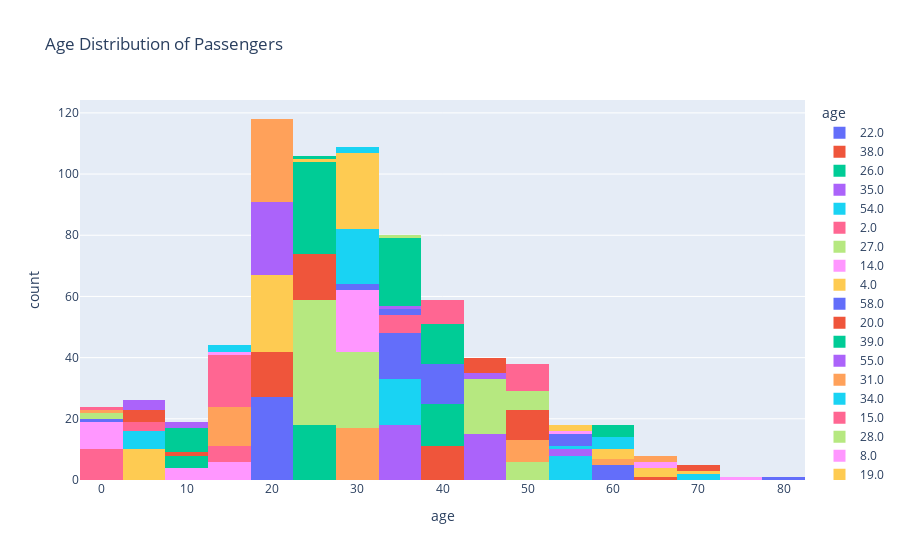

Notebook source saved alongside this figure:
### Code cell
fig = px.histogram(df, x="age", nbins=30, 
                   title="Age Distribution of Passengers",
                   color = "age")
fig.show()

### Figure 1 — Plotly figure (JSON) as saved in the notebook; plotly's stock layout.template omitted (floating-point values rounded to 4 significant figures)
{"data": [{"bingroup": "x", "hovertemplate": "age=%{x}<br>count=%{y}<extra></extra>", "legendgroup": "22.0", "marker": {"color": "#636efa", "pattern": {"shape": ""}}, "name": "22.0", "nbinsx": 30, "orientation": "v", "showlegend": true, "type": "histogram", "x": [22.0, 22.0, 22.0, 22.0, 22.0, 22.0, 22.0, 22.0, 22.0, 22.0, 22.0, 22.0, 22.0, 22.0, 22.0, 22.0, 22.0, 22.0, 22.0, 22.0, 22.0, 22.0, 22.0, 22.0, 22.0, 22.0, 22.0], "xaxis": "x", "yaxis": "y"}, {"bingroup": "x", "hovertemplate": "age=%{x}<br>count=%{y}<extra></extra>", "legendgroup": "38.0", "marker": {"color": "#EF553B", "pattern": {"shape": ""}}, "name": "38.0", "nbinsx": 30, "orientation": "v", "showlegend": true, "type": "histogram", "x": [38.0, 38.0, 38.0, 38.0, 38.0, 38.0, 38.0, 38.0, 38.0, 38.0, 38.0], "xaxis": "x", "yaxis": "y"}, {"bingroup": "x", "hovertemplate": "age=%{x}<br>count=%{y}<extra></extra>", "legendgroup": "26.0", "marker": {"color": "#00cc96", "pattern": {"shape": ""}}, "name": "26.0", "nbinsx": 30, "orientation": "v", "showlegend": true, "type": "histogram", "x": [26.0, 26.0, 26.0, 26.0, 26.0, 26.0, 26.0, 26.0, 26.0, 26.0, 26.0, 26.0, 26.0, 26.0, 26.0, 26.0, 26.0, 26.0], "xaxis": "x", "yaxis": "y"}, {"bingroup": "x", "hovertemplate": "age=%{x}<br>count=%{y}<extra></extra>", "legendgroup": "35.0", "marker": {"color": "#ab63fa", "pattern": {"shape": ""}}, "name": "35.0", "nbinsx": 30, "orientation": "v", "showlegend": true, "type": "histogram", "x": [35.0, 35.0, 35.0, 35.0, 35.0, 35.0, 35.0, 35.0, 35.0, 35.0, 35.0, 35.0, 35.0, 35.0, 35.0, 35.0, 35.0, 35.0], "xaxis": "x", "yaxis": "y"}, {"bingroup": "x", "hovertemplate": "age=%{x}<br>count=%{y}<extra></extra>", "legendgroup": "54.0", "marker": {"color": "#19d3f3", "pattern": {"shape": ""}}, "name": "54.0", "nbinsx": 30, "orientation": "v", "showlegend": true, "type": "histogram", "x": [54.0, 54.0, 54.0, 54.0, 54.0, 54.0, 54.0, 54.0], "xaxis": "x", "yaxis": "y"}, {"bingroup": "x", "hovertemplate": "age=%{x}<br>count=%{y}<extra></extra>", "legendgroup": "2.0", "marker": {"color": "#FF6692", "pattern": {"shape": ""}}, "name": "2.0", "nbinsx": 30, "orientation": "v", "showlegend": true, "type": "histogram", "x": [2.0, 2.0, 2.0, 2.0, 2.0, 2.0, 2.0, 2.0, 2.0, 2.0], "xaxis": "x", "yaxis": "y"}, {"bingroup": "x", "hovertemplate": "age=%{x}<br>count=%{y}<extra></extra>", "legendgroup": "27.0", "marker": {"color": "#B6E880", "pattern": {"shape": ""}}, "name": "27.0", "nbinsx": 30, "orientation": "v", "showlegend": true, "type": "histogram", "x": [27.0, 27.0, 27.0, 27.0, 27.0, 27.0, 27.0, 27.0, 27.0, 27.0, 27.0, 27.0, 27.0, 27.0, 27.0, 27.0, 27.0, 27.0], "xaxis": "x", "yaxis": "y"}, {"bingroup": "x", "hovertemplate": "age=%{x}<br>count=%{y}<extra></extra>", "legendgroup": "14.0", "marker": {"color": "#FF97FF", "pattern": {"shape": ""}}, "name": "14.0", "nbinsx": 30, "orientation": "v", "showlegend": true, "type": "histogram", "x": [14.0, 14.0, 14.0, 14.0, 14.0, 14.0], "xaxis": "x", "yaxis": "y"}, {"bingroup": "x", "hovertemplate": "age=%{x}<br>count=%{y}<extra></extra>", "legendgroup": "4.0", "marker": {"color": "#FECB52", "pattern": {"shape": ""}}, "name": "4.0", "nbinsx": 30, "orientation": "v", "showlegend": true, "type": "histogram", "x": [4.0, 4.0, 4.0, 4.0, 4.0, 4.0, 4.0, 4.0, 4.0, 4.0], "xaxis": "x", "yaxis": "y"}, {"bingroup": "x", "hovertemplate": "age=%{x}<br>count=%{y}<extra></extra>", "legendgroup": "58.0", "marker": {"color": "#636efa", "pattern": {"shape": ""}}, "name": "58.0", "nbinsx": 30, "orientation": "v", "showlegend": true, "type": "histogram", "x": [58.0, 58.0, 58.0, 58.0, 58.0], "xaxis": "x", "yaxis": "y"}, {"bingroup": "x", "hovertemplate": "age=%{x}<br>count=%{y}<extra></extra>", "legendgroup": "20.0", "marker": {"color": "#EF553B", "pattern": {"shape": ""}}, "name": "20.0", "nbinsx": 30, "orientation": "v", "showlegend": true, "type": "histogram", "x": [20.0, 20.0, 20.0, 20.0, 20.0, 20.0, 20.0, 20.0, 20.0, 20.0, 20.0, 20.0, 20.0, 20.0, 20.0], "xaxis": "x", "yaxis": "y"}, {"bingroup": "x", "hovertemplate": "age=%{x}<br>count=%{y}<extra></extra>", "legendgroup": "39.0", "marker": {"color": "#00cc96", "pattern": {"shape": ""}}, "name": "39.0", "nbinsx": 30, "orientation": "v", "showlegend": true, "type": "histogram", "x": [39.0, 39.0, 39.0, 39.0, 39.0, 39.0, 39.0, 39.0, 39.0, 39.0, 39.0, 39.0, 39.0, 39.0], "xaxis": "x", "yaxis": "y"}, {"bingroup": "x", "hovertemplate": "age=%{x}<br>count=%{y}<extra></extra>", "legendgroup": "55.0", "marker": {"color": "#ab63fa", "pattern": {"shape": ""}}, "name": "55.0", "nbinsx": 30, "orientation": "v", "showlegend": true, "type": "histogram", "x": [55.0, 55.0], "xaxis": "x", "yaxis": "y"}, {"bingroup": "x", "hovertemplate": "age=%{x}<br>count=%{y}<extra></extra>", "legendgroup": "31.0", "marker": {"color": "#FFA15A", "pattern": {"shape": ""}}, "name": "31.0", "nbinsx": 30, "orientation": "v", "showlegend": true, "type": "histogram", "x": [31.0, 31.0, 31.0, 31.0, 31.0, 31.0, 31.0, 31.0, 31.0, 31.0, 31.0, 31.0, 31.0, 31.0, 31.0, 31.0, 31.0], "xaxis": "x", "yaxis": "y"}, {"bingroup": "x", "hovertemplate": "age=%{x}<br>count=%{y}<extra></extra>", "legendgroup": "34.0", "marker": {"color": "#19d3f3", "pattern": {"shape": ""}}, "name": "34.0", "nbinsx": 30, "orientation": "v", "showlegend": true, "type": "histogram", "x": [34.0, 34.0, 34.0, 34.0, 34.0, 34.0, 34.0, 34.0, 34.0, 34.0, 34.0, 34.0, 34.0, 34.0, 34.0], "xaxis": "x", "yaxis": "y"}, {"bingroup": "x", "hovertemplate": "age=%{x}<br>count=%{y}<extra></extra>", "legendgroup": "15.0", "marker": {"color": "#FF6692", "pattern": {"shape": ""}}, "name": "15.0", "nbinsx": 30, "orientation": "v", "showlegend": true, "type": "histogram", "x": [15.0, 15.0, 15.0, 15.0, 15.0], "xaxis": "x", "yaxis": "y"}, {"bingroup": "x", "hovertemplate": "age=%{x}<br>count=%{y}<extra></extra>", "legendgroup": "28.0", "marker": {"color": "#B6E880", "pattern": {"shape": ""}}, "name": "28.0", "nbinsx": 30, "orientation": "v", "showlegend": true, "type": "histogram", "x": [28.0, 28.0, 28.0, 28.0, 28.0, 28.0, 28.0, 28.0, 28.0, 28.0, 28.0, 28.0, 28.0, 28.0, 28.0, 28.0, 28.0, 28.0, 28.0, 28.0, 28.0, 28.0, 28.0, 28.0, 28.0], "xaxis": "x", "yaxis": "y"}, {"bingroup": "x", "hovertemplate": "age=%{x}<br>count=%{y}<extra></extra>", "legendgroup": "8.0", "marker": {"color": "#FF97FF", "pattern": {"shape": ""}}, "name": "8.0", "nbinsx": 30, "orientation": "v", "showlegend": true, "type": "histogram", "x": [8.0, 8.0, 8.0, 8.0], "xaxis": "x", "yaxis": "y"}, {"bingroup": "x", "hovertemplate": "age=%{x}<br>count=%{y}<extra></extra>", "legendgroup": "19.0", "marker": {"color": "#FECB52", "pattern": {"shape": ""}}, "name": "19.0", "nbinsx": 30, "orientation": "v", "showlegend": true, "type": "histogram", "x": [19.0, 19.0, 19.0, 19.0, 19.0, 19.0, 19.0, 19.0, 19.0, 19.0, 19.0, 19.0, 19.0, 19.0, 19.0, 19.0, 19.0, 19.0, 19.0, 19.0, 19.0, 19.0, 19.0, 19.0, 19.0], "xaxis": "x", "yaxis": "y"}, {"bingroup": "x", "hovertemplate": "age=%{x}<br>count=%{y}<extra></extra>", "legendgroup": "40.0", "marker": {"color": "#636efa", "pattern": {"shape": ""}}, "name": "40.0", "nbinsx": 30, "orientation": "v", "showlegend": true, "type": "histogram", "x": [40.0, 40.0, 40.0, 40.0, 40.0, 40.0, 40.0, 40.0, 40.0, 40.0, 40.0, 40.0, 40.0], "xaxis": "x", "yaxis": "y"}, {"bingroup": "x", "hovertemplate": "age=%{x}<br>count=%{y}<extra></extra>", "legendgroup": "66.0", "marker": {"color": "#EF553B", "pattern": {"shape": ""}}, "name": "66.0", "nbinsx": 30, "orientation": "v", "showlegend": true, "type": "histogram", "x": [66.0], "xaxis": "x", "yaxis": "y"}, {"bingroup": "x", "hovertemplate": "age=%{x}<br>count=%{y}<extra></extra>", "legendgroup": "42.0", "marker": {"color": "#00cc96", "pattern": {"shape": ""}}, "name": "42.0", "nbinsx": 30, "orientation": "v", "showlegend": true, "type": "histogram", "x": [42.0, 42.0, 42.0, 42.0, 42.0, 42.0, 42.0, 42.0, 42.0, 42.0, 42.0, 42.0, 42.0], "xaxis": "x", "yaxis": "y"}, {"bingroup": "x", "hovertemplate": "age=%{x}<br>count=%{y}<extra></extra>", "legendgroup": "21.0", "marker": {"color": "#ab63fa", "pattern": {"shape": ""}}, "name": "21.0", "nbinsx": 30, "orientation": "v", "showlegend": true, "type": "histogram", "x": [21.0, 21.0, 21.0, 21.0, 21.0, 21.0, 21.0, 21.0, 21.0, 21.0, 21.0, 21.0, 21.0, 21.0, 21.0, 21.0, 21.0, 21.0, 21.0, 21.0, 21.0, 21.0, 21.0, 21.0], "xaxis": "x", "yaxis": "y"}, {"bingroup": "x", "hovertemplate": "age=%{x}<br>count=%{y}<extra></extra>", "legendgroup": "18.0", "marker": {"color": "#FFA15A", "pattern": {"shape": ""}}, "name": "18.0", "nbinsx": 30, "orientation": "v", "showlegend": true, "type": "histogram", "x": [18.0, 18.0, 18.0, 18.0, 18.0, 18.0, 18.0, 18.0, 18.0, 18.0, 18.0, 18.0, 18.0, 18.0, 18.0, 18.0, 18.0, 18.0, 18.0, 18.0, 18.0, 18.0, 18.0, 18.0, 18.0, 18.0], "xaxis": "x", "yaxis": "y"}, {"bingroup": "x", "hovertemplate": "age=%{x}<br>count=%{y}<extra></extra>", "legendgroup": "3.0", "marker": {"color": "#19d3f3", "pattern": {"shape": ""}}, "name": "3.0", "nbinsx": 30, "orientation": "v", "showlegend": true, "type": "histogram", "x": [3.0, 3.0, 3.0, 3.0, 3.0, 3.0], "xaxis": "x", "yaxis": "y"}, {"bingroup": "x", "hovertemplate": "age=%{x}<br>count=%{y}<extra></extra>", "legendgroup": "7.0", "marker": {"color": "#FF6692", "pattern": {"shape": ""}}, "name": "7.0", "nbinsx": 30, "orientation": "v", "showlegend": true, "type": "histogram", "x": [7.0, 7.0, 7.0], "xaxis": "x", "yaxis": "y"}, {"bingroup": "x", "hovertemplate": "age=%{x}<br>count=%{y}<extra></extra>", "legendgroup": "49.0", "marker": {"color": "#B6E880", "pattern": {"shape": ""}}, "name": "49.0", "nbinsx": 30, "orientation": "v", "showlegend": true, "type": "histogram", "x": [49.0, 49.0, 49.0, 49.0, 49.0, 49.0], "xaxis": "x", "yaxis": "y"}, {"bingroup": "x", "hovertemplate": "age=%{x}<br>count=%{y}<extra></extra>", "legendgroup": "29.0", "marker": {"color": "#FF97FF", "pattern": {"shape": ""}}, "name": "29.0", "nbinsx": 30, "orientation": "v", "showlegend": true, "type": "histogram", "x": [29.0, 29.0, 29.0, 29.0, 29.0, 29.0, 29.0, 29.0, 29.0, 29.0, 29.0, 29.0, 29.0, 29.0, 29.0, 29.0, 29.0, 29.0, 29.0, 29.0], "xaxis": "x", "yaxis": "y"}, {"bingroup": "x", "hovertemplate": "age=%{x}<br>count=%{y}<extra></extra>", "legendgroup": "65.0", "marker": {"color": "#FECB52", "pattern": {"shape": ""}}, "name": "65.0", "nbinsx": 30, "orientation": "v", "showlegend": true, "type": "histogram", "x": [65.0, 65.0, 65.0], "xaxis": "x", "yaxis": "y"}, {"bingroup": "x", "hovertemplate": "age=%{x}<br>count=%{y}<extra></extra>", "legendgroup": "28.5", "marker": {"color": "#636efa", "pattern": {"shape": ""}}, "name": "28.5", "nbinsx": 30, "orientation": "v", "showlegend": true, "type": "histogram", "x": [28.5, 28.5], "xaxis": "x", "yaxis": "y"}, {"bingroup": "x", "hovertemplate": "age=%{x}<br>count=%{y}<extra></extra>", "legendgroup": "5.0", "marker": {"color": "#EF553B", "pattern": {"shape": ""}}, "name": "5.0", "nbinsx": 30, "orientation": "v", "showlegend": true, "type": "histogram", "x": [5.0, 5.0, 5.0, 5.0], "xaxis": "x", "yaxis": "y"}, {"bingroup": "x", "hovertemplate": "age=%{x}<br>count=%{y}<extra></extra>", "legendgroup": "11.0", "marker": {"color": "#00cc96", "pattern": {"shape": ""}}, "name": "11.0", "nbinsx": 30, "orientation": "v", "showlegend": true, "type": "histogram", "x": [11.0, 11.0, 11.0, 11.0], "xaxis": "x", "yaxis": "y"}, {"bingroup": "x", "hovertemplate": "age=%{x}<br>count=%{y}<extra></extra>", "legendgroup": "45.0", "marker": {"color": "#ab63fa", "pattern": {"shape": ""}}, "name": "45.0", "nbinsx": 30, "orientation": "v", "showlegend": true, "type": "histogram", "x": [45.0, 45.0, 45.0, 45.0, 45.0, 45.0, 45.0, 45.0, 45.0, 45.0, 45.0, 45.0], "xaxis": "x", "yaxis": "y"}, {"bingroup": "x", "hovertemplate": "age=%{x}<br>count=%{y}<extra></extra>", "legendgroup": "17.0", "marker": {"color": "#FFA15A", "pattern": {"shape": ""}}, "name": "17.0", "nbinsx": 30, "orientation": "v", "showlegend": true, "type": "histogram", "x": [17.0, 17.0, 17.0, 17.0, 17.0, 17.0, 17.0, 17.0, 17.0, 17.0, 17.0, 17.0, 17.0], "xaxis": "x", "yaxis": "y"}, {"bingroup": "x", "hovertemplate": "age=%{x}<br>count=%{y}<extra></extra>", "legendgroup": "32.0", "marker": {"color": "#19d3f3", "pattern": {"shape": ""}}, "name": "32.0", "nbinsx": 30, "orientation": "v", "showlegend": true, "type": "histogram", "x": [32.0, 32.0, 32.0, 32.0, 32.0, 32.0, 32.0, 32.0, 32.0, 32.0, 32.0, 32.0, 32.0, 32.0, 32.0, 32.0, 32.0, 32.0], "xaxis": "x", "yaxis": "y"}, {"bingroup": "x", "hovertemplate": "age=%{x}<br>count=%{y}<extra></extra>", "legendgroup": "16.0", "marker": {"color": "#FF6692", "pattern": {"shape": ""}}, "name": "16.0", "nbinsx": 30, "orientation": "v", "showlegend": true, "type": "histogram", "x": [16.0, 16.0, 16.0, 16.0, 16.0, 16.0, 16.0, 16.0, 16.0, 16.0, 16.0, 16.0, 16.0, 16.0, 16.0, 16.0, 16.0], "xaxis": "x", "yaxis": "y"}, {"bingroup": "x", "hovertemplate": "age=%{x}<br>count=%{y}<extra></extra>", "legendgroup": "25.0", "marker": {"color": "#B6E880", "pattern": {"shape": ""}}, "name": "25.0", "nbinsx": 30, "orientation": "v", "showlegend": true, "type": "histogram", "x": [25.0, 25.0, 25.0, 25.0, 25.0, 25.0, 25.0, 25.0, 25.0, 25.0, 25.0, 25.0, 25.0, 25.0, 25.0, 25.0, 25.0, 25.0, 25.0, 25.0, 25.0, 25.0, 25.0], "xaxis": "x", "yaxis": "y"}, {"bingroup": "x", "hovertemplate": "age=%{x}<br>count=%{y}<extra></extra>", "legendgroup": "0.83", "marker": {"color": "#FF97FF", "pattern": {"shape": ""}}, "name": "0.83", "nbinsx": 30, "orientation": "v", "showlegend": true, "type": "histogram", "x": [0.83, 0.83], "xaxis": "x", "yaxis": "y"}, {"bingroup": "x", "hovertemplate": "age=%{x}<br>count=%{y}<extra></extra>", "legendgroup": "30.0", "marker": {"color": "#FECB52", "pattern": {"shape": ""}}, "name": "30.0", "nbinsx": 30, "orientation": "v", "showlegend": true, "type": "histogram", "x": [30.0, 30.0, 30.0, 30.0, 30.0, 30.0, 30.0, 30.0, 30.0, 30.0, 30.0, 30.0, 30.0, 30.0, 30.0, 30.0, 30.0, 30.0, 30.0, 30.0, 30.0, 30.0, 30.0, 30.0, 30.0], "xaxis": "x", "yaxis": "y"}, {"bingroup": "x", "hovertemplate": "age=%{x}<br>count=%{y}<extra></extra>", "legendgroup": "33.0", "marker": {"color": "#636efa", "pattern": {"shape": ""}}, "name": "33.0", "nbinsx": 30, "orientation": "v", "showlegend": true, "type": "histogram", "x": [33.0, 33.0, 33.0, 33.0, 33.0, 33.0, 33.0, 33.0, 33.0, 33.0, 33.0, 33.0, 33.0, 33.0, 33.0], "xaxis": "x", "yaxis": "y"}, {"bingroup": "x", "hovertemplate": "age=%{x}<br>count=%{y}<extra></extra>", "legendgroup": "23.0", "marker": {"color": "#EF553B", "pattern": {"shape": ""}}, "name": "23.0", "nbinsx": 30, "orientation": "v", "showlegend": true, "type": "histogram", "x": [23.0, 23.0, 23.0, 23.0, 23.0, 23.0, 23.0, 23.0, 23.0, 23.0, 23.0, 23.0, 23.0, 23.0, 23.0], "xaxis": "x", "yaxis": "y"}, {"bingroup": "x", "hovertemplate": "age=%{x}<br>count=%{y}<extra></extra>", "legendgroup": "24.0", "marker": {"color": "#00cc96", "pattern": {"shape": ""}}, "name": "24.0", "nbinsx": 30, "orientation": "v", "showlegend": true, "type": "histogram", "x": [24.0, 24.0, 24.0, 24.0, 24.0, 24.0, 24.0, 24.0, 24.0, 24.0, 24.0, 24.0, 24.0, 24.0, 24.0, 24.0, 24.0, 24.0, 24.0, 24.0, 24.0, 24.0, 24.0, 24.0, 24.0, 24.0, 24.0, 24.0, 24.0, 24.0], "xaxis": "x", "yaxis": "y"}, {"bingroup": "x", "hovertemplate": "age=%{x}<br>count=%{y}<extra></extra>", "legendgroup": "46.0", "marker": {"color": "#ab63fa", "pattern": {"shape": ""}}, "name": "46.0", "nbinsx": 30, "orientation": "v", "showlegend": true, "type": "histogram", "x": [46.0, 46.0, 46.0], "xaxis": "x", "yaxis": "y"}, {"bingroup": "x", "hovertemplate": "age=%{x}<br>count=%{y}<extra></extra>", "legendgroup": "59.0", "marker": {"color": "#FFA15A", "pattern": {"shape": ""}}, "name": "59.0", "nbinsx": 30, "orientation": "v", "showlegend": true, "type": "histogram", "x": [59.0, 59.0], "xaxis": "x", "yaxis": "y"}, {"bingroup": "x", "hovertemplate": "age=%{x}<br>count=%{y}<extra></extra>", "legendgroup": "71.0", "marker": {"color": "#19d3f3", "pattern": {"shape": ""}}, "name": "71.0", "nbinsx": 30, "orientation": "v", "showlegend": true, "type": "histogram", "x": [71.0, 71.0], "xaxis": "x", "yaxis": "y"}, {"bingroup": "x", "hovertemplate": "age=%{x}<br>count=%{y}<extra></extra>", "legendgroup": "37.0", "marker": {"color": "#FF6692", "pattern": {"shape": ""}}, "name": "37.0", "nbinsx": 30, "orientation": "v", "showlegend": true, "type": "histogram", "x": [37.0, 37.0, 37.0, 37.0, 37.0, 37.0], "xaxis": "x", "yaxis": "y"}, {"bingroup": "x", "hovertemplate": "age=%{x}<br>count=%{y}<extra></extra>", "legendgroup": "47.0", "marker": {"color": "#B6E880", "pattern": {"shape": ""}}, "name": "47.0", "nbinsx": 30, "orientation": "v", "showlegend": true, "type": "histogram", "x": [47.0, 47.0, 47.0, 47.0, 47.0, 47.0, 47.0, 47.0, 47.0], "xaxis": "x", "yaxis": "y"}, {"bingroup": "x", "hovertemplate": "age=%{x}<br>count=%{y}<extra></extra>", "legendgroup": "14.5", "marker": {"color": "#FF97FF", "pattern": {"shape": ""}}, "name": "14.5", "nbinsx": 30, "orientation": "v", "showlegend": true, "type": "histogram", "x": [14.5], "xaxis": "x", "yaxis": "y"}, {"bingroup": "x", "hovertemplate": "age=%{x}<br>count=%{y}<extra></extra>", "legendgroup": "70.5", "marker": {"color": "#FECB52", "pattern": {"shape": ""}}, "name": "70.5", "nbinsx": 30, "orientation": "v", "showlegend": true, "type": "histogram", "x": [70.5], "xaxis": "x", "yaxis": "y"}, {"bingroup": "x", "hovertemplate": "age=%{x}<br>count=%{y}<extra></extra>", "legendgroup": "32.5", "marker": {"color": "#636efa", "pattern": {"shape": ""}}, "name": "32.5", "nbinsx": 30, "orientation": "v", "showlegend": true, "type": "histogram", "x": [32.5, 32.5], "xaxis": "x", "yaxis": "y"}, {"bingroup": "x", "hovertemplate": "age=%{x}<br>count=%{y}<extra></extra>", "legendgroup": "12.0", "marker": {"color": "#EF553B", "pattern": {"shape": ""}}, "name": "12.0", "nbinsx": 30, "orientation": "v", "showlegend": true, "type": "histogram", "x": [12.0], "xaxis": "x", "yaxis": "y"}, {"bingroup": "x", "hovertemplate": "age=%{x}<br>count=%{y}<extra></extra>", "legendgroup": "9.0", "marker": {"color": "#00cc96", "pattern": {"shape": ""}}, "name": "9.0", "nbinsx": 30, "orientation": "v", "showlegend": true, "type": "histogram", "x": [9.0, 9.0, 9.0, 9.0, 9.0, 9.0, 9.0, 9.0], "xaxis": "x", "yaxis": "y"}, {"bingroup": "x", "hovertemplate": "age=%{x}<br>count=%{y}<extra></extra>", "legendgroup": "36.5", "marker": {"color": "#ab63fa", "pattern": {"shape": ""}}, "name": "36.5", "nbinsx": 30, "orientation": "v", "showlegend": true, "type": "histogram", "x": [36.5], "xaxis": "x", "yaxis": "y"}, {"bingroup": "x", "hovertemplate": "age=%{x}<br>count=%{y}<extra></extra>", "legendgroup": "51.0", "marker": {"color": "#FFA15A", "pattern": {"shape": ""}}, "name": "51.0", "nbinsx": 30, "orientation": "v", "showlegend": true, "type": "histogram", "x": [51.0, 51.0, 51.0, 51.0, 51.0, 51.0, 51.0], "xaxis": "x", "yaxis": "y"}, {"bingroup": "x", "hovertemplate": "age=%{x}<br>count=%{y}<extra></extra>", "legendgroup": "55.5", "marker": {"color": "#19d3f3", "pattern": {"shape": ""}}, "name": "55.5", "nbinsx": 30, "orientation": "v", "showlegend": true, "type": "histogram", "x": [55.5], "xaxis": "x", "yaxis": "y"}, {"bingroup": "x", "hovertemplate": "age=%{x}<br>count=%{y}<extra></extra>", "legendgroup": "40.5", "marker": {"color": "#FF6692", "pattern": {"shape": ""}}, "name": "40.5", "nbinsx": 30, "orientation": "v", "showlegend": true, "type": "histogram", "x": [40.5, 40.5], "xaxis": "x", "yaxis": "y"}, {"bingroup": "x", "hovertemplate": "age=%{x}<br>count=%{y}<extra></extra>", "legendgroup": "44.0", "marker": {"color": "#B6E880", "pattern": {"shape": ""}}, "name": "44.0", "nbinsx": 30, "orientation": "v", "showlegend": true, "type": "histogram", "x": [44.0, 44.0, 44.0, 44.0, 44.0, 44.0, 44.0, 44.0, 44.0], "xaxis": "x", "yaxis": "y"}, {"bingroup": "x", "hovertemplate": "age=%{x}<br>count=%{y}<extra></extra>", "legendgroup": "1.0", "marker": {"color": "#FF97FF", "pattern": {"shape": ""}}, "name": "1.0", "nbinsx": 30, "orientation": "v", "showlegend": true, "type": "histogram", "x": [1.0, 1.0, 1.0, 1.0, 1.0, 1.0, 1.0], "xaxis": "x", "yaxis": "y"}, {"bingroup": "x", "hovertemplate": "age=%{x}<br>count=%{y}<extra></extra>", "legendgroup": "61.0", "marker": {"color": "#FECB52", "pattern": {"shape": ""}}, "name": "61.0", "nbinsx": 30, "orientation": "v", "showlegend": true, "type": "histogram", "x": [61.0, 61.0, 61.0], "xaxis": "x", "yaxis": "y"}, {"bingroup": "x", "hovertemplate": "age=%{x}<br>count=%{y}<extra></extra>", "legendgroup": "56.0", "marker": {"color": "#636efa", "pattern": {"shape": ""}}, "name": "56.0", "nbinsx": 30, "orientation": "v", "showlegend": true, "type": "histogram", "x": [56.0, 56.0, 56.0, 56.0], "xaxis": "x", "yaxis": "y"}, {"bingroup": "x", "hovertemplate": "age=%{x}<br>count=%{y}<extra></extra>", "legendgroup": "50.0", "marker": {"color": "#EF553B", "pattern": {"shape": ""}}, "name": "50.0", "nbinsx": 30, "orientation": "v", "showlegend": true, "type": "histogram", "x": [50.0, 50.0, 50.0, 50.0, 50.0, 50.0, 50.0, 50.0, 50.0, 50.0], "xaxis": "x", "yaxis": "y"}, {"bingroup": "x", "hovertemplate": "age=%{x}<br>count=%{y}<extra></extra>", "legendgroup": "36.0", "marker": {"color": "#00cc96", "pattern": {"shape": ""}}, "name": "36.0", "nbinsx": 30, "orientation": "v", "showlegend": true, "type": "histogram", "x": [36.0, 36.0, 36.0, 36.0, 36.0, 36.0, 36.0, 36.0, 36.0, 36.0, 36.0, 36.0, 36.0, 36.0, 36.0, 36.0, 36.0, 36.0, 36.0, 36.0, 36.0, 36.0], "xaxis": "x", "yaxis": "y"}, {"bingroup": "x", "hovertemplate": "age=%{x}<br>count=%{y}<extra></extra>", "legendgroup": "45.5", "marker": {"color": "#ab63fa", "pattern": {"shape": ""}}, "name": "45.5", "nbinsx": 30, "orientation": "v", "showlegend": true, "type": "histogram", "x": [45.5, 45.5], "xaxis": "x", "yaxis": "y"}, {"bingroup": "x", "hovertemplate": "age=%{x}<br>count=%{y}<extra></extra>", "legendgroup": "20.5", "marker": {"color": "#FFA15A", "pattern": {"shape": ""}}, "name": "20.5", "nbinsx": 30, "orientation": "v", "showlegend": true, "type": "histogram", "x": [20.5], "xaxis": "x", "yaxis": "y"}, {"bingroup": "x", "hovertemplate": "age=%{x}<br>count=%{y}<extra></extra>", "legendgroup": "62.0", "marker": {"color": "#19d3f3", "pattern": {"shape": ""}}, "name": "62.0", "nbinsx": 30, "orientation": "v", "showlegend": true, "type": "histogram", "x": [62.0, 62.0, 62.0, 62.0], "xaxis": "x", "yaxis": "y"}, {"bingroup": "x", "hovertemplate": "age=%{x}<br>count=%{y}<extra></extra>", "legendgroup": "41.0", "marker": {"color": "#FF6692", "pattern": {"shape": ""}}, "name": "41.0", "nbinsx": 30, "orientation": "v", "showlegend": true, "type": "histogram", "x": [41.0, 41.0, 41.0, 41.0, 41.0, 41.0], "xaxis": "x", "yaxis": "y"}, {"bingroup": "x", "hovertemplate": "age=%{x}<br>count=%{y}<extra></extra>", "legendgroup": "52.0", "marker": {"color": "#B6E880", "pattern": {"shape": ""}}, "name": "52.0", "nbinsx": 30, "orientation": "v", "showlegend": true, "type": "histogram", "x": [52.0, 52.0, 52.0, 52.0, 52.0, 52.0], "xaxis": "x", "yaxis": "y"}, {"bingroup": "x", "hovertemplate": "age=%{x}<br>count=%{y}<extra></extra>", "legendgroup": "63.0", "marker": {"color": "#FF97FF", "pattern": {"shape": ""}}, "name": "63.0", "nbinsx": 30, "orientation": "v", "showlegend": true, "type": "histogram", "x": [63.0, 63.0], "xaxis": "x", "yaxis": "y"}, {"bingroup": "x", "hovertemplate": "age=%{x}<br>count=%{y}<extra></extra>", "legendgroup": "23.5", "marker": {"color": "#FECB52", "pattern": {"shape": ""}}, "name": "23.5", "nbinsx": 30, "orientation": "v", "showlegend": true, "type": "histogram", "x": [23.5], "xaxis": "x", "yaxis": "y"}, {"bingroup": "x", "hovertemplate": "age=%{x}<br>count=%{y}<extra></extra>", "legendgroup": "0.92", "marker": {"color": "#636efa", "pattern": {"shape": ""}}, "name": "0.92", "nbinsx": 30, "orientation": "v", "showlegend": true, "type": "histogram", "x": [0.92], "xaxis": "x", "yaxis": "y"}, {"bingroup": "x", "hovertemplate": "age=%{x}<br>count=%{y}<extra></extra>", "legendgroup": "43.0", "marker": {"color": "#EF553B", "pattern": {"shape": ""}}, "name": "43.0", "nbinsx": 30, "orientation": "v", "showlegend": true, "type": "histogram", "x": [43.0, 43.0, 43.0, 43.0, 43.0], "xaxis": "x", "yaxis": "y"}, {"bingroup": "x", "hovertemplate": "age=%{x}<br>count=%{y}<extra></extra>", "legendgroup": "60.0", "marker": {"color": "#00cc96", "pattern": {"shape": ""}}, "name": "60.0", "nbinsx": 30, "orientation": "v", "showlegend": true, "type": "histogram", "x": [60.0, 60.0, 60.0, 60.0], "xaxis": "x", "yaxis": "y"}, {"bingroup": "x", "hovertemplate": "age=%{x}<br>count=%{y}<extra></extra>", "legendgroup": "10.0", "marker": {"color": "#ab63fa", "pattern": {"shape": ""}}, "name": "10.0", "nbinsx": 30, "orientation": "v", "showlegend": true, "type": "histogram", "x": [10.0, 10.0], "xaxis": "x", "yaxis": "y"}, {"bingroup": "x", "hovertemplate": "age=%{x}<br>count=%{y}<extra></extra>", "legendgroup": "64.0", "marker": {"color": "#FFA15A", "pattern": {"shape": ""}}, "name": "64.0", "nbinsx": 30, "orientation": "v", "showlegend": true, "type": "histogram", "x": [64.0, 64.0], "xaxis": "x", "yaxis": "y"}, {"bingroup": "x", "hovertemplate": "age=%{x}<br>count=%{y}<extra></extra>", "legendgroup": "13.0", "marker": {"color": "#19d3f3", "pattern": {"shape": ""}}, "name": "13.0", "nbinsx": 30, "orientation": "v", "showlegend": true, "type": "histogram", "x": [13.0, 13.0], "xaxis": "x", "yaxis": "y"}, {"bingroup": "x", "hovertemplate": "age=%{x}<br>count=%{y}<extra></extra>", "legendgroup": "48.0", "marker": {"color": "#FF6692", "pattern": {"shape": ""}}, "name": "48.0", "nbinsx": 30, "orientation": "v", "showlegend": true, "type": "histogram", "x": [48.0, 48.0, 48.0, 48.0, 48.0, 48.0, 48.0, 48.0, 48.0], "xaxis": "x", "yaxis": "y"}, {"bingroup": "x", "hovertemplate": "age=%{x}<br>count=%{y}<extra></extra>", "legendgroup": "0.75", "marker": {"color": "#B6E880", "pattern": {"shape": ""}}, "name": "0.75", "nbinsx": 30, "orientation": "v", "showlegend": true, "type": "histogram", "x": [0.75, 0.75], "xaxis": "x", "yaxis": "y"}, {"bingroup": "x", "hovertemplate": "age=%{x}<br>count=%{y}<extra></extra>", "legendgroup": "53.0", "marker": {"color": "#FF97FF", "pattern": {"shape": ""}}, "name": "53.0", "nbinsx": 30, "orientation": "v", "showlegend": true, "type": "histogram", "x": [53.0], "xaxis": "x", "yaxis": "y"}, {"bingroup": "x", "hovertemplate": "age=%{x}<br>count=%{y}<extra></extra>", "legendgroup": "57.0", "marker": {"color": "#FECB52", "pattern": {"shape": ""}}, "name": "57.0", "nbinsx": 30, "orientation": "v", "showlegend": true, "type": "histogram", "x": [57.0, 57.0], "xaxis": "x", "yaxis": "y"}, {"bingroup": "x", "hovertemplate": "age=%{x}<br>count=%{y}<extra></extra>", "legendgroup": "80.0", "marker": {"color": "#636efa", "pattern": {"shape": ""}}, "name": "80.0", "nbinsx": 30, "orientation": "v", "showlegend": true, "type": "histogram", "x": [80.0], "xaxis": "x", "yaxis": "y"}, {"bingroup": "x", "hovertemplate": "age=%{x}<br>count=%{y}<extra></extra>", "legendgroup": "70.0", "marker": {"color": "#EF553B", "pattern": {"shape": ""}}, "name": "70.0", "nbinsx": 30, "orientation": "v", "showlegend": true, "type": "histogram", "x": [70.0, 70.0], "xaxis": "x", "yaxis": "y"}, {"bingroup": "x", "hovertemplate": "age=%{x}<br>count=%{y}<extra></extra>", "legendgroup": "24.5", "marker": {"color": "#00cc96", "pattern": {"shape": ""}}, "name": "24.5", "nbinsx": 30, "orientation": "v", "showlegend": true, "type": "histogram", "x": [24.5], "xaxis": "x", "yaxis": "y"}, {"bingroup": "x", "hovertemplate": "age=%{x}<br>count=%{y}<extra></extra>", "legendgroup": "6.0", "marker": {"color": "#ab63fa", "pattern": {"shape": ""}}, "name": "6.0", "nbinsx": 30, "orientation": "v", "showlegend": true, "type": "histogram", "x": [6.0, 6.0, 6.0], "xaxis": "x", "yaxis": "y"}, {"bingroup": "x", "hovertemplate": "age=%{x}<br>count=%{y}<extra></extra>", "legendgroup": "0.67", "marker": {"color": "#FFA15A", "pattern": {"shape": ""}}, "name": "0.67", "nbinsx": 30, "orientation": "v", "showlegend": true, "type": "histogram", "x": [0.67], "xaxis": "x", "yaxis": "y"}, {"bingroup": "x", "hovertemplate": "age=%{x}<br>count=%{y}<extra></extra>", "legendgroup": "30.5", "marker": {"color": "#19d3f3", "pattern": {"shape": ""}}, "name": "30.5", "nbinsx": 30, "orientation": "v", "showlegend": true, "type": "histogram", "x": [30.5, 30.5], "xaxis": "x", "yaxis": "y"}, {"bingroup": "x", "hovertemplate": "age=%{x}<br>count=%{y}<extra></extra>", "legendgroup": "0.42", "marker": {"color": "#FF6692", "pattern": {"shape": ""}}, "name": "0.42", "nbinsx": 30, "orientation": "v", "showlegend": true, "type": "histogram", "x": [0.42], "xaxis": "x", "yaxis": "y"}, {"bingroup": "x", "hovertemplate": "age=%{x}<br>count=%{y}<extra></extra>", "legendgroup": "34.5", "marker": {"color": "#B6E880", "pattern": {"shape": ""}}, "name": "34.5", "nbinsx": 30, "orientation": "v", "showlegend": true, "type": "histogram", "x": [34.5], "xaxis": "x", "yaxis": "y"}, {"bingroup": "x", "hovertemplate": "age=%{x}<br>count=%{y}<extra></extra>", "legendgroup": "74.0", "marker": {"color": "#FF97FF", "pattern": {"shape": ""}}, "name": "74.0", "nbinsx": 30, "orientation": "v", "showlegend": true, "type": "histogram", "x": [74.0], "xaxis": "x", "yaxis": "y"}], "layout": {"barmode": "relative", "legend": {"title": {"text": "age"}, "tracegroupgap": 0}, "title": {"text": "Age Distribution of Passengers"}, "xaxis": {"anchor": "y", "categoryarray": [22, 38, 26, 35, null, 54, 2, 27, 14, 4, 58, 20, 39, 55, 31, 34, 15, 28, 8, 19, 40, 66, 42, 21, 18, 3, 7, 49, 29, 65, 28.5, 5, 11, 45, 17, 32, 16, 25, 0.83, 30, 33, 23, 24, 46, 59, 71, 37, 47, 14.5, 70.5, 32.5, 12, 9, 36.5, 51, 55.5, 40.5, 44, 1, 61, 56, 50, 36, 45.5, 20.5, 62, 41, 52, 63, 23.5, 0.92, 43, 60, 10, 64, 13, 48, 0.75, 53, 57, 80, 70, 24.5, 6, 0.67, 30.5, 0.42, 34.5, 74], "categoryorder": "array", "domain": [0, 1], "title": {"text": "age"}}, "yaxis": {"anchor": "x", "domain": [0, 1], "title": {"text": "count"}}}}
